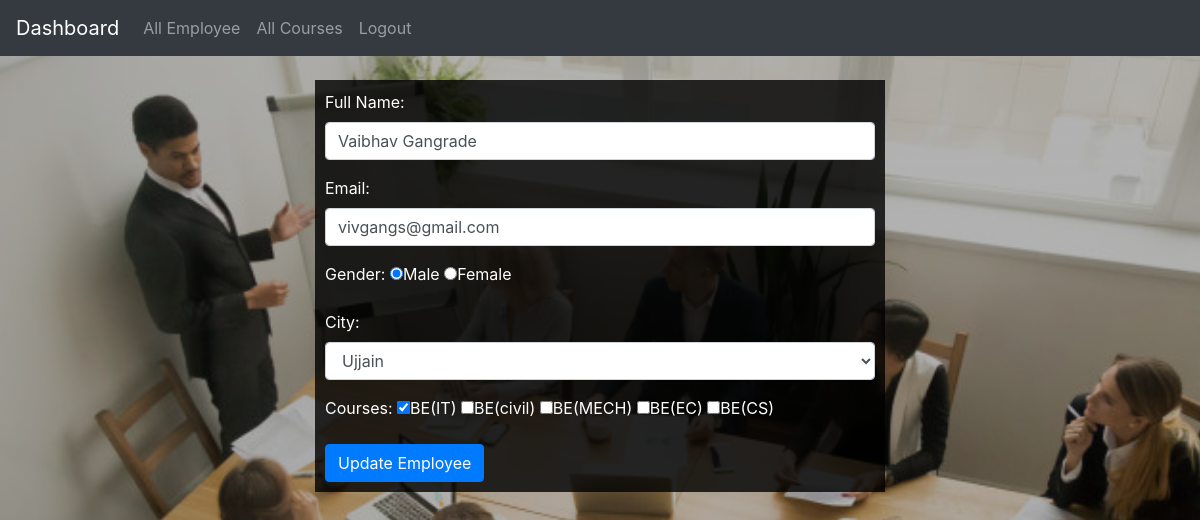
Page /update_data.php?id=28 on the committed database.
### tables this page shows
CREATE TABLE `registration` (
  `id` int(11) NOT NULL,
  `fullname` varchar(200) NOT NULL,
  `email` varchar(100) NOT NULL,
  `pwd` varchar(255) NOT NULL,
  `gender` varchar(15) NOT NULL,
  `city` varchar(100) NOT NULL,
  `course` varchar(255) NOT NULL,
  `is_admin` tinyint(1) NOT NULL DEFAULT '0',
  `created_at` datetime(6) NOT NULL,
  `updated_at` datetime(6) NOT NULL,
  `is_active` tinyint(1) NOT NULL DEFAULT '0'
);

### update_data.php (the view, shortened to what this page needs)
<?php require_once('config/config.php'); ?>
<?php include('inc/header.php'); ?>
<?php
$id = $_GET['id'];
$get_data = "SELECT * FROM registration WHERE id ='".$id."'";
$res = mysqli_query($conn,$get_data);
$row = mysqli_fetch_assoc($res);
?>
<div class="row">
	<div class="col-md-6 mx-auto" style="background-color: rgba(0,0,0,0.8);padding: 10px;color:white;">
		<form>
			<div class="form-group">
				<label>Full Name:</label>
				<input type="text" name="fullname" id="fullname" class="form-control" placeholder="Enter Full Name" value="<?php echo $row['fullname'] ?>">
			</div>
			<div class="form-group">
				<label>Email:</label>
				<input type="text" name="email" id="email" class="form-control" placeholder="Enter Email" value="<?php echo $row['email'] ?>">
			</div>
			<div class="form-group">
				<label>Gender:</label>
					<input type="radio" name="gender" id="gender" value="Male"<?php if($row['gender']=="Male"){echo "checked";}else{} ?>>Male
					<input type="radio" name="gender" id="gender" value="Female" <?php if($row['gender']=="Female"){echo "checked";}else{} ?>>Female
			</div>
			<div class="form-group">
				<label>City:</label>
				<select class="form-control" name="city" id="city">
					<option value="Ujjain"<?php if($row['city']=="Ujjain"){ echo "selected";} ?>>Ujjain</option>
				</select>
			</div>
			<div class="form-group">
				<label>Courses:</label>
				<input type="checkbox" name="course[]" id="course" value="it"<?php if($row['course']=="it"){ echo "checked";} ?>>BE(IT)
				<input type="checkbox" name="course[]" id="course" value="civil"<?php if($row['course']=="civil"){ echo "checked";} ?>>BE(civil)
				<input type="checkbox" name="course[]" id="course" value="mech"<?php if($row['course']=="mech"){ echo "checked";} ?>>BE(MECH)
				<input type="checkbox" name="course[]" id="course" value="ec"<?php if($row['course']=="ec"){ echo "checked";} ?>>BE(EC)
				<input type="checkbox" name="course[]" id="course" value="cs"<?php if($row['course']=="cs"){ echo "checked";} ?>>BE(CS)
			</div>
			<button type="button" class="btn btn-primary" id="update">Update Employee</button>
		</form>
	</div>
</div>
<?php include('inc/footer.php'); ?>

### css/style.css (style rules this page uses)
body { background:linear-gradient(0deg, rgba(1, 1, 1, 0.3), rgba(0, 0, 0, 0.3)), url('../img/dashboard-bg.jpg'); background-size: cover; background-repeat: no-repeat; width: 100%; height: 100vh; }

### rows in the picture
registration: fullname "Vaibhav Gangrade", email "vivgangs@gmail.com", gender "☑", city "Ujjain", course "☑"
